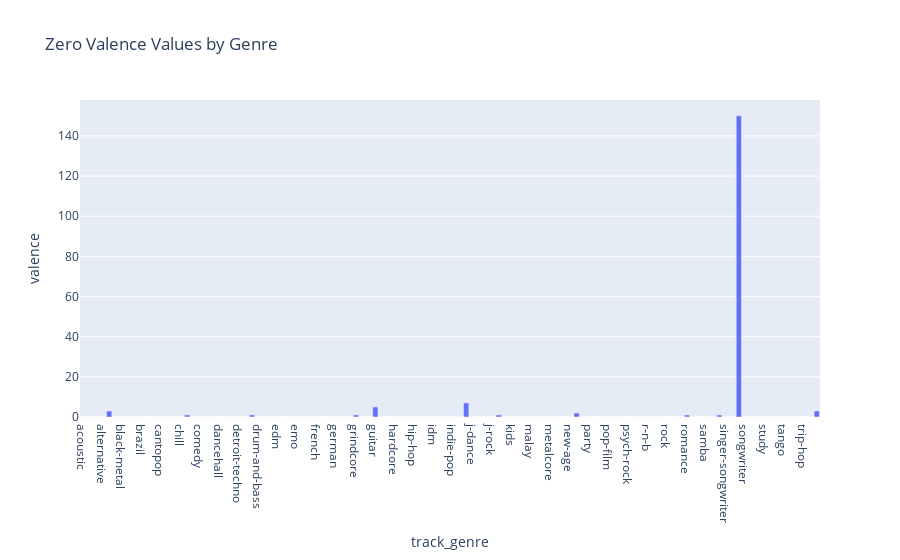

Here is the notebook cell this chart was saved with:
### Code cell
# identify whether each valence value is zero
# and group by genre (index)
# count number of zero values
zero_valence_by_genre = spotify.set_index("track_genre")["valence"].eq(0).groupby(level=0).sum()

# Convert the result to a DataFrame 
zero_valence_by_genre_df = zero_valence_by_genre.reset_index()

# Create a bar chart 
px.bar(zero_valence_by_genre_df,
       x='track_genre',
       y='valence',  # The count of zero valence values
       labels={'0': 'Number of zero valence values', 'genre': 'Genre'},
       title="Zero Valence Values by Genre")

### Figure 1 — Plotly figure (JSON) as saved in the notebook; plotly's stock layout.template omitted (floating-point values rounded to 4 significant figures)
{"data": [{"alignmentgroup": "True", "hovertemplate": "track_genre=%{x}<br>valence=%{y}<extra></extra>", "legendgroup": "", "marker": {"color": "#636efa", "pattern": {"shape": ""}}, "name": "", "offsetgroup": "", "orientation": "v", "showlegend": false, "textposition": "auto", "type": "bar", "x": ["acoustic", "afrobeat", "alt-rock", "alternative", "ambient", "anime", "black-metal", "bluegrass", "blues", "brazil", "breakbeat", "british", "cantopop", "chicago-house", "children", "chill", "classical", "club", "comedy", "country", "dance", "dancehall", "death-metal", "deep-house", "detroit-techno", "disco", "disney", "drum-and-bass", "dub", "dubstep", "edm", "electro", "electronic", "emo", "folk", "forro", "french", "funk", "garage", "german", "gospel", "goth", "grindcore", "groove", "grunge", "guitar", "happy", "hard-rock", "hardcore", "hardstyle", "heavy-metal", "hip-hop", "honky-tonk", "house", "idm", "indian", "indie", "indie-pop", "industrial", "iranian", "j-dance", "j-idol", "j-pop", "j-rock", "jazz", "k-pop", "kids", "latin", "latino", "malay", "mandopop", "metal", "metalcore", "minimal-techno", "mpb", "new-age", "opera", "pagode", "party", "piano", "pop", "pop-film", "power-pop", "progressive-house", "psych-rock", "punk", "punk-rock", "r-n-b", "reggae", "reggaeton", "rock", "rock-n-roll", "rockabilly", "romance", "sad", "salsa", "samba", "sertanejo", "show-tunes", "singer-songwriter", "ska", "sleep", "songwriter", "soul", "spanish", "study", "swedish", "synth-pop", "tango", "techno", "trance", "trip-hop", "turkish", "world-music"], "xaxis": "x", "y": [0, 0, 0, 0, 3, 0, 0, 0, 0, 0, 0, 0, 0, 0, 0, 0, 1, 0, 0, 0, 0, 0, 0, 0, 0, 0, 1, 0, 0, 0, 0, 0, 0, 0, 0, 0, 0, 0, 0, 0, 0, 0, 1, 0, 0, 5, 0, 0, 0, 0, 0, 0, 0, 0, 0, 0, 0, 0, 0, 7, 0, 0, 0, 0, 1, 0, 0, 0, 0, 0, 0, 0, 0, 0, 0, 0, 2, 0, 0, 0, 0, 0, 0, 0, 0, 0, 0, 0, 0, 0, 0, 0, 0, 1, 0, 0, 0, 0, 1, 0, 0, 150, 0, 0, 0, 0, 0, 0, 0, 0, 0, 0, 0, 3], "yaxis": "y"}], "layout": {"barmode": "relative", "legend": {"tracegroupgap": 0}, "title": {"text": "Zero Valence Values by Genre"}, "xaxis": {"anchor": "y", "domain": [0, 1], "title": {"text": "track_genre"}}, "yaxis": {"anchor": "x", "domain": [0, 1], "title": {"text": "valence"}}}}
